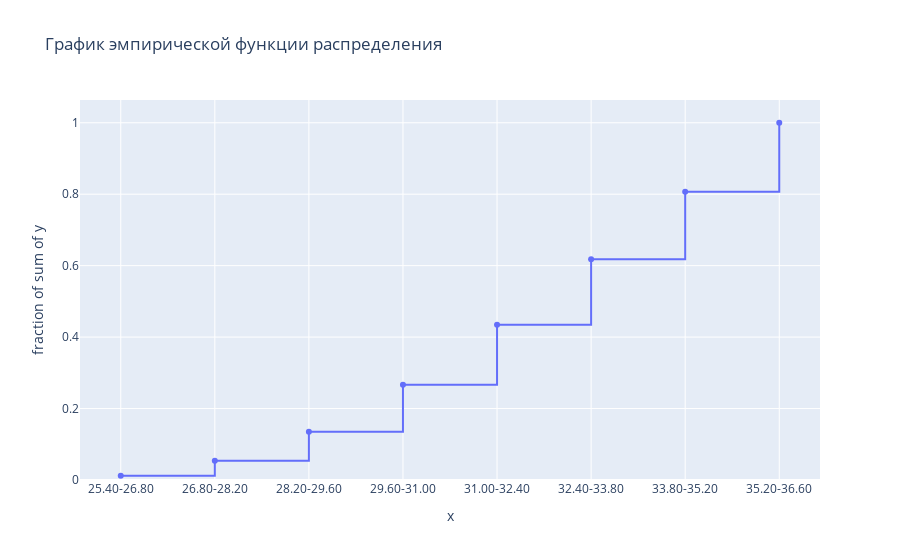

The notebook cell this image was saved under:
### Markdown cell above
### График эмпирической функции распределения

### Code cell
fig = px.ecdf(x=[f'{intervals[i]:.2f}-{intervals[i+1]:.2f}' for i in range(intervals.count()-1)], y=emp_func.values.tolist()[0], markers=True, title='График эмпирической функции распределения')
fig.show()

### Figure 1 — Plotly figure (JSON) as saved in the notebook; plotly's stock layout.template omitted (floating-point values rounded to 4 significant figures)
{"data": [{"hovertemplate": "x=%{x}<br>fraction of sum of y=%{y}<extra></extra>", "legendgroup": "", "line": {"dash": "solid", "shape": "hv"}, "marker": {"color": "#636efa", "symbol": "circle"}, "mode": "markers+lines", "name": "", "orientation": "v", "showlegend": false, "x": ["25.40-26.80", "26.80-28.20", "28.20-29.60", "29.60-31.00", "31.00-32.40", "32.40-33.80", "33.80-35.20", "35.20-36.60"], "xaxis": "x", "y": [0.01158, 0.05405, 0.1351, 0.2664, 0.4344, 0.6178, 0.8069, 1.0], "yaxis": "y", "type": "scatter"}], "layout": {"xaxis": {"anchor": "y", "domain": [0.0, 1.0], "title": {"text": "x"}}, "yaxis": {"anchor": "x", "domain": [0.0, 1.0], "title": {"text": "fraction of sum of y"}, "rangemode": "tozero"}, "legend": {"tracegroupgap": 0}, "title": {"text": "График эмпирической функции распределения"}}}
